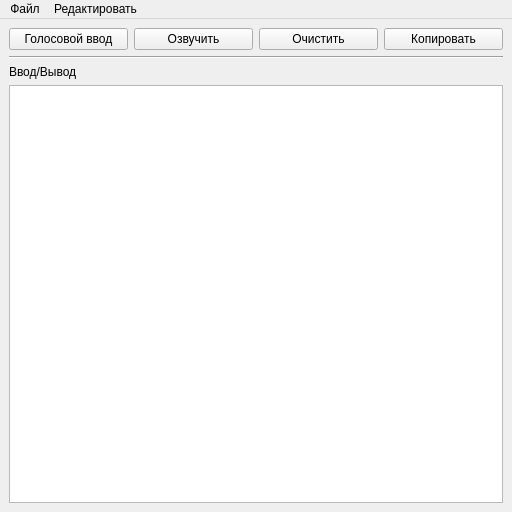
<?xml version="1.0" encoding="UTF-8"?>
<ui version="4.0">
 <class>MainWindow</class>
 <widget class="QMainWindow" name="MainWindow">
  <property name="geometry">
   <rect>
    <x>0</x>
    <y>0</y>
    <width>512</width>
    <height>512</height>
   </rect>
  </property>
  <property name="minimumSize">
   <size>
    <width>512</width>
    <height>512</height>
   </size>
  </property>
  <property name="maximumSize">
   <size>
    <width>51200</width>
    <height>51200</height>
   </size>
  </property>
  <property name="windowTitle">
   <string>MainWindow</string>
  </property>
  <property name="windowIcon">
   <iconset>
    <normaloff>../image/icon_diamond.svg</normaloff>../image/icon_diamond.svg</iconset>
  </property>
  <widget class="QWidget" name="centralwidget">
   <layout class="QHBoxLayout" name="horizontalLayout_2">
    <item>
     <layout class="QGridLayout" name="gridLayout">
      <item row="0" column="0">
       <layout class="QHBoxLayout" name="horizontalLayout">
        <item>
         <widget class="QPushButton" name="btnVoiceInput">
          <property name="minimumSize">
           <size>
            <width>0</width>
            <height>0</height>
           </size>
          </property>
          <property name="cursor">
           <cursorShape>PointingHandCursor</cursorShape>
          </property>
          <property name="text">
           <string>Голосовой ввод</string>
          </property>
          <property name="icon">
           <iconset>
            <normaloff>image/icon_record.svg</normaloff>image/icon_record.svg</iconset>
          </property>
         </widget>
        </item>
        <item>
         <widget class="QPushButton" name="btnVocalize">
          <property name="cursor">
           <cursorShape>PointingHandCursor</cursorShape>
          </property>
          <property name="text">
           <string>Озвучить</string>
          </property>
          <property name="icon">
           <iconset>
            <normaloff>image/icon_volume.svg</normaloff>image/icon_volume.svg</iconset>
          </property>
         </widget>
        </item>
        <item>
         <widget class="QPushButton" name="btnClear">
          <property name="cursor">
           <cursorShape>PointingHandCursor</cursorShape>
          </property>
          <property name="text">
           <string>Очистить</string>
          </property>
          <property name="icon">
           <iconset>
            <normaloff>image/icon_trash.svg</normaloff>image/icon_trash.svg</iconset>
          </property>
         </widget>
        </item>
        <item>
         <widget class="QPushButton" name="btnCopy">
          <property name="text">
           <string>Копировать</string>
          </property>
          <property name="icon">
           <iconset>
            <normaloff>image/icon_copy.svg</normaloff>image/icon_copy.svg</iconset>
          </property>
         </widget>
        </item>
       </layout>
      </item>
      <item row="2" column="0">
       <widget class="QLabel" name="lblName">
        <property name="text">
         <string>Ввод/Вывод</string>
        </property>
       </widget>
      </item>
      <item row="1" column="0">
       <widget class="Line" name="line_1">
        <property name="orientation">
         <enum>Qt::Horizontal</enum>
        </property>
       </widget>
      </item>
      <item row="3" column="0">
       <widget class="QPlainTextEdit" name="plainTextEdit"/>
      </item>
     </layout>
    </item>
   </layout>
  </widget>
  <widget class="QMenuBar" name="menubar">
   <property name="geometry">
    <rect>
     <x>0</x>
     <y>0</y>
     <width>512</width>
     <height>20</height>
    </rect>
   </property>
   <widget class="QMenu" name="menuFile">
    <property name="title">
     <string>Файл</string>
    </property>
    <addaction name="actionOpen"/>
    <addaction name="separator"/>
    <addaction name="actionSave"/>
    <addaction name="actionSaveAs"/>
    <addaction name="separator"/>
    <addaction name="actionToClose"/>
    <addaction name="separator"/>
    <addaction name="actionExit"/>
   </widget>
   <widget class="QMenu" name="menu">
    <property name="title">
     <string>Редактировать</string>
    </property>
    <addaction name="actionVoiceInput"/>
    <addaction name="actionVocalize"/>
    <addaction name="actionClear"/>
    <addaction name="actionCopy"/>
   </widget>
   <addaction name="menuFile"/>
   <addaction name="menu"/>
  </widget>
  <action name="actionOpen">
   <property name="checkable">
    <bool>false</bool>
   </property>
   <property name="icon">
    <iconset>
     <normaloff>image/icon_open.svg</normaloff>image/icon_open.svg</iconset>
   </property>
   <property name="text">
    <string>Открыть...</string>
   </property>
  </action>
  <action name="actionSave">
   <property name="icon">
    <iconset>
     <normaloff>image/icon_save.svg</normaloff>image/icon_save.svg</iconset>
   </property>
   <property name="text">
    <string>Сохранить</string>
   </property>
  </action>
  <action name="actionSaveAs">
   <property name="text">
    <string>Сохранить как...</string>
   </property>
  </action>
  <action name="actionToClose">
   <property name="text">
    <string>Закрыть</string>
   </property>
  </action>
  <action name="actionExit">
   <property name="icon">
    <iconset>
     <normaloff>image/icon_exit.svg</normaloff>image/icon_exit.svg</iconset>
   </property>
   <property name="text">
    <string>Выход</string>
   </property>
  </action>
  <action name="actionClear">
   <property name="icon">
    <iconset>
     <normaloff>image/icon_trash.svg</normaloff>image/icon_trash.svg</iconset>
   </property>
   <property name="text">
    <string>Очистить</string>
   </property>
  </action>
  <action name="actionVocalize">
   <property name="icon">
    <iconset>
     <normaloff>image/icon_volume.svg</normaloff>image/icon_volume.svg</iconset>
   </property>
   <property name="text">
    <string>Озвучить</string>
   </property>
  </action>
  <action name="actionVoiceInput">
   <property name="icon">
    <iconset>
     <normaloff>image/icon_record.svg</normaloff>image/icon_record.svg</iconset>
   </property>
   <property name="text">
    <string>Голосовой ввод</string>
   </property>
  </action>
  <action name="actionCopy">
   <property name="icon">
    <iconset>
     <normaloff>image/icon_copy.svg</normaloff>image/icon_copy.svg</iconset>
   </property>
   <property name="text">
    <string>Копировать</string>
   </property>
  </action>
  <action name="action123">
   <property name="text">
    <string>123</string>
   </property>
  </action>
 </widget>
 <resources/>
 <connections/>
</ui>
